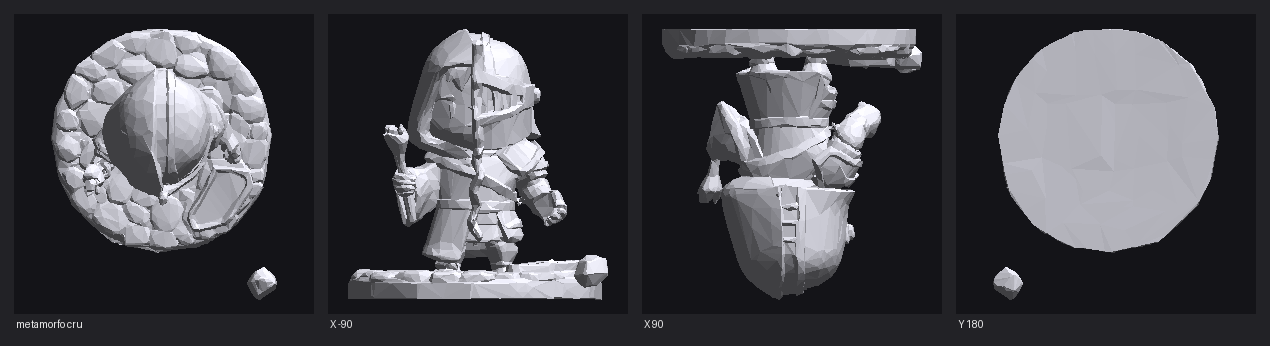

Here is the Python script that generated this plot:
# -*- coding: utf-8 -*-
"""Renderiza modelos FBX sem abrir o Unity, para conferir orientacao e tamanho.

Por que existe: a bounding box MENTE. O Guarda-Costas media 0.89 no Z contra
0.63 no Y e parecia deitado, mas o comprido era o escudo dele. O Porta-Bandeira
media igual aos outros e mesmo assim aparecia menor, porque metade da caixa era
bandeira. Olhar o modelo resolve em 5 segundos o que a medicao erra.

A convencao de giro aqui bate com o Unity (conferido com o abencoado, que o
Unity endireita com X -90 e aqui tambem). Um modelo esta certo quando encara
-Z, ou seja, olha para a camera nestas imagens.

Uso:
    python arte-ia/render_fbx.py                       # todas as figuras
    python arte-ia/render_fbx.py baluarte legionario   # so essas
    python arte-ia/render_fbx.py escudeiro-arcano --giros y:-90,y:90,x:-90

Precisa de: pillow e numpy.
"""
import io, os, sys, math, struct, zlib
import numpy as np
from PIL import Image, ImageDraw

PASTA = 'Assets/Resources/cards/figures'
SAIDA = 'arte-ia/render_fbx.png'
TAM = 300


def _arrays(data, nome, tipo):
    """Todos os arrays de um node do FBX binario, com deflate quando preciso."""
    tag = bytes([len(nome)]) + nome.encode()
    fmt, passo = {'d': ('<%dd', 8), 'i': ('<%di', 4)}[tipo]
    res, i = [], 0
    while True:
        i = data.find(tag, i)
        if i < 0:
            break
        k = i + len(tag)
        if data[k:k + 1] == tipo.encode():
            n, enc, comp = struct.unpack('<III', data[k + 1:k + 13])
            bruto = data[k + 13:k + 13 + (comp if enc == 1 else n * passo)]
            try:
                raw = zlib.decompress(bruto) if enc == 1 else bruto
                if len(raw) >= n * passo:
                    res.append(np.array(struct.unpack(fmt % n, raw[:n * passo])))
            except Exception:
                pass
        i = k
    return res


def malha(path):
    """Vertices + triangulos da maior malha do arquivo."""
    d = io.open(path, 'rb').read()
    vs = _arrays(d, 'Vertices', 'd')
    ix = _arrays(d, 'PolygonVertexIndex', 'i')
    if not vs or not ix:
        return None, None
    j = int(np.argmax([len(v) for v in vs]))
    V = vs[j].reshape(-1, 3)
    tris, poly = [], []
    for v in ix[min(j, len(ix) - 1)]:
        if v < 0:                      # indice negativo fecha o poligono
            poly.append(int(~v))
            for t in range(1, len(poly) - 1):
                tris.append((poly[0], poly[t], poly[t + 1]))
            poly = []
        else:
            poly.append(int(v))
    return V, np.array(tris, dtype=np.int64)


def R(eixo, graus):
    """Mesma convencao do Quaternion.Euler do Unity."""
    a = math.radians(graus)
    c, s = math.cos(a), math.sin(a)
    if eixo == 'x':
        return np.array([[1, 0, 0], [0, c, -s], [0, s, c]])
    if eixo == 'y':
        return np.array([[c, 0, s], [0, 1, 0], [-s, 0, c]])
    return np.array([[c, -s, 0], [s, c, 0], [0, 0, 1]])


def render(V, T, S=TAM, luz=np.array([0.4, 0.7, 0.6])):
    """Z-buffer de pobre: pintor (fundo primeiro) + difusa pela normal."""
    img = Image.new('RGB', (S, S), (20, 20, 24))
    if V is None or T is None or len(T) == 0:
        return img
    mn, mx = V.min(0), V.max(0)
    esc = (S - 30) / max((mx - mn)[:2].max(), 1e-6)
    P = (V - (mn + mx) / 2.0) * esc
    sx, sy = S / 2 + P[:, 0], S / 2 - P[:, 1]

    a, b, c = V[T[:, 0]], V[T[:, 1]], V[T[:, 2]]
    n = np.cross(b - a, c - a)
    comp = np.linalg.norm(n, axis=1, keepdims=True)
    comp[comp == 0] = 1
    lam = np.clip((n / comp) @ (luz / np.linalg.norm(luz)), 0, 1) * 0.75 + 0.25

    d = ImageDraw.Draw(img)
    for k in np.argsort((V[T[:, 0], 2] + V[T[:, 1], 2] + V[T[:, 2], 2]) / 3.0):
        t = T[k]
        g = int(255 * lam[k])
        d.polygon([(sx[t[0]], sy[t[0]]), (sx[t[1]], sy[t[1]]), (sx[t[2]], sy[t[2]])],
                  fill=(g, g, min(255, int(g * 1.05))))
    return img


def folha(itens, arq, cols=5):
    PAD, S = 14, TAM
    linhas = (len(itens) + cols - 1) // cols
    img = Image.new('RGB', (min(len(itens), cols) * (S + PAD) + PAD,
                            linhas * (S + PAD + 18) + PAD), (34, 34, 38))
    d = ImageDraw.Draw(img)
    for i, (rot, V, T) in enumerate(itens):
        x = PAD + (i % cols) * (S + PAD)
        y = PAD + (i // cols) * (S + PAD + 18)
        img.paste(render(V, T), (x, y))
        d.text((x + 2, y + S + 4), rot, fill=(235, 235, 235))
    img.save(arq)
    print('->', arq)


if __name__ == '__main__':
    args = [a for a in sys.argv[1:] if not a.startswith('--')]
    giros = None
    for a in sys.argv[1:]:
        if a.startswith('--giros'):
            giros = a.split('=', 1)[1] if '=' in a else sys.argv[sys.argv.index(a) + 1]

    nomes = args or sorted(f[:-4] for f in os.listdir(PASTA) if f.lower().endswith('.fbx'))
    itens = []
    for n in nomes:
        V, T = malha(os.path.join(PASTA, n + '.fbx'))
        if V is None:
            print('nao consegui ler', n)
            continue
        if giros and len(nomes) == 1:
            itens.append(('%s cru' % n, V, T))
            for g in giros.split(','):
                eixo, graus = g.split(':')
                itens.append(('%s %s' % (eixo.upper(), graus), V @ R(eixo, float(graus)).T, T))
        else:
            itens.append((n, V, T))
    folha(itens, SAIDA)
